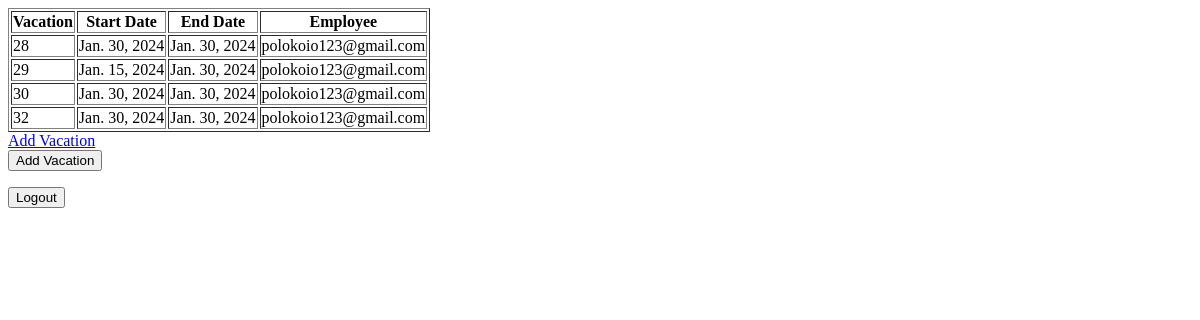
The page /vacations/ (signed in) on the database as committed earlier.
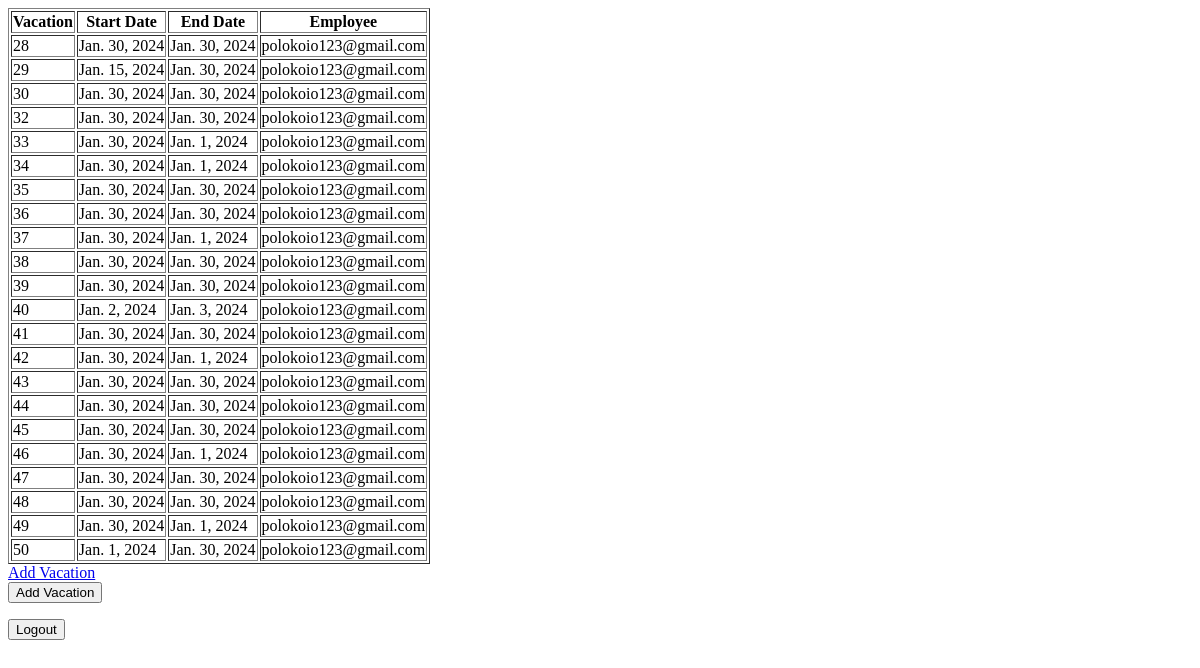
The same page on the database as committed later.
### DaysOffAccountant/vacations/models.py (models this page shows)
class Vacation(models.Model):
    user = models.ForeignKey(
            settings.AUTH_USER_MODEL,
            on_delete=models.CASCADE,
        )
    start_date = models.DateField()
    end_date = models.DateField()
    id = models.AutoField(primary_key=True)

### DaysOffAccountant/users/models.py (models this page shows, shortened)
class User(AbstractBaseUser, PermissionsMixin):
    email = models.EmailField(verbose_name='email address', max_length=255, unique=True)
    is_staff = models.BooleanField(default=False)
    objects = UserManager()
    USERNAME_FIELD = 'email'
    REQUIRED_FIELDS = []
    def __str__(self):
        return self.email

### DaysOffAccountant/vacations/views.py (the view)
# urls.py: path("", VacationListView.as_view(), name='vacations'),
class VacationListView(LoginRequiredMixin, ListView):
    model = Vacation
    template_name = 'vacations/overview.html'
    def get_queryset(self):
        return Vacation.objects.filter(user=self.request.user.id)
    def get_context_data(self, **kwargs):
        context = super().get_context_data(**kwargs)
        context['vacations'] = self.get_queryset()
        return context

### DaysOffAccountant/vacations/templates/vacations/overview.html (shortened to what this page needs)
<html>
<head>
</head>
<body>
<table border="1">
    <tr>
        <th>Vacation</th>
        <th>Start Date</th>
        <th>End Date</th>
        <th>Employee</th>
    </tr>
    {% for vacation in vacations %}
    <tr>
        <td>{{ vacation.id }}</td>
        <td>{{ vacation.start_date }}</td>
        <td>{{ vacation.end_date }}</td>
        <td>{{ vacation.user }}</td>
    </tr>
    {% endfor %}
</table>
<a href="{% url 'add-vacation' %}" class="btn btn-primary">Add Vacation</a>
<form action="{% url 'add-vacation' %}">
    <button type="submit">Add Vacation</button>
</form>
<form method="post" action="{% url 'logout' %}">
    <button type="submit">Logout</button>
</form></body>
</html>

Rows that differ between the two databases and show on the page:
added Vacation: id "33", start_date "Jan. 30, 2024", end_date "Jan. 1, 2024", user "polokoio123@gmail.com"
added Vacation: id "34", start_date "Jan. 30, 2024", end_date "Jan. 1, 2024", user "polokoio123@gmail.com"
added Vacation: id "35", start_date "Jan. 30, 2024", end_date "Jan. 30, 2024", user "polokoio123@gmail.com"
added Vacation: id "36", start_date "Jan. 30, 2024", end_date "Jan. 30, 2024", user "polokoio123@gmail.com"
added Vacation: id "37", start_date "Jan. 30, 2024", end_date "Jan. 1, 2024", user "polokoio123@gmail.com"
added Vacation: id "38", start_date "Jan. 30, 2024", end_date "Jan. 30, 2024", user "polokoio123@gmail.com"
added Vacation: id "39", start_date "Jan. 30, 2024", end_date "Jan. 30, 2024", user "polokoio123@gmail.com"
added Vacation: id "40", start_date "Jan. 2, 2024", end_date "Jan. 3, 2024", user "polokoio123@gmail.com"
added Vacation: id "41", start_date "Jan. 30, 2024", end_date "Jan. 30, 2024", user "polokoio123@gmail.com"
added Vacation: id "42", start_date "Jan. 30, 2024", end_date "Jan. 1, 2024", user "polokoio123@gmail.com"
added Vacation: id "43", start_date "Jan. 30, 2024", end_date "Jan. 30, 2024", user "polokoio123@gmail.com"
added Vacation: id "44", start_date "Jan. 30, 2024", end_date "Jan. 30, 2024", user "polokoio123@gmail.com"
added Vacation: id "45", start_date "Jan. 30, 2024", end_date "Jan. 30, 2024", user "polokoio123@gmail.com"
added Vacation: id "46", start_date "Jan. 30, 2024", end_date "Jan. 1, 2024", user "polokoio123@gmail.com"
added Vacation: id "47", start_date "Jan. 30, 2024", end_date "Jan. 30, 2024", user "polokoio123@gmail.com"
added Vacation: id "48", start_date "Jan. 30, 2024", end_date "Jan. 30, 2024", user "polokoio123@gmail.com"
added Vacation: id "49", start_date "Jan. 30, 2024", end_date "Jan. 1, 2024", user "polokoio123@gmail.com"
added Vacation: id "50", start_date "Jan. 1, 2024", end_date "Jan. 30, 2024", user "polokoio123@gmail.com"
